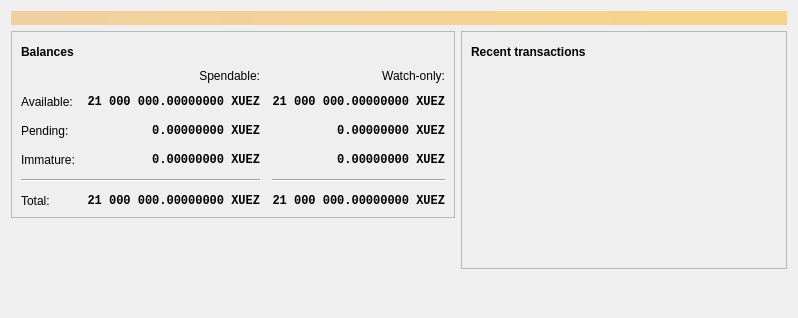
<?xml version="1.0" encoding="UTF-8"?>
<ui version="4.0">
 <class>OverviewPage</class>
 <widget class="QWidget" name="OverviewPage">
  <property name="geometry">
   <rect>
    <x>0</x>
    <y>0</y>
    <width>798</width>
    <height>318</height>
   </rect>
  </property>
  <property name="windowTitle">
   <string>Form</string>
  </property>
  <layout class="QVBoxLayout" name="topLayout">
   <item>
    <widget class="QLabel" name="labelAlerts">
     <property name="visible">
      <bool>false</bool>
     </property>
     <property name="styleSheet">
      <string notr="true">QLabel { background-color: qlineargradient(x1: 0, y1: 0, x2: 1, y2: 0, stop:0 #F0D0A0, stop:1 #F8D488); color:#000000; }</string>
     </property>
     <property name="wordWrap">
      <bool>true</bool>
     </property>
     <property name="margin">
      <number>3</number>
     </property>
     <property name="textInteractionFlags">
      <set>Qt::TextSelectableByMouse</set>
     </property>
    </widget>
   </item>
   <item>
    <layout class="QHBoxLayout" name="horizontalLayout" stretch="1,1">
     <item>
      <layout class="QVBoxLayout" name="verticalLayout_2">
       <item>
        <widget class="QFrame" name="frame">
         <property name="frameShape">
          <enum>QFrame::StyledPanel</enum>
         </property>
         <property name="frameShadow">
          <enum>QFrame::Raised</enum>
         </property>
         <layout class="QVBoxLayout" name="verticalLayout_4">
          <item>
           <layout class="QHBoxLayout" name="horizontalLayout_4">
            <item>
             <widget class="QLabel" name="label_5">
              <property name="font">
               <font>
                <weight>75</weight>
                <bold>true</bold>
               </font>
              </property>
              <property name="text">
               <string>Balances</string>
              </property>
             </widget>
            </item>
            <item>
             <widget class="QPushButton" name="labelWalletStatus">
              <property name="enabled">
               <bool>true</bool>
              </property>
              <property name="maximumSize">
               <size>
                <width>30</width>
                <height>16777215</height>
               </size>
              </property>
              <property name="toolTip">
               <string>The displayed information may be out of date. Your wallet automatically synchronizes with the XUEZ network after a connection is established, but this process has not completed yet.</string>
              </property>
              <property name="text">
               <string/>
              </property>
              <property name="icon">
               <iconset resource="../xuez.qrc">
                <normaloff>:/icons/warning</normaloff>
                <disabledoff>:/icons/warning</disabledoff>:/icons/warning</iconset>
              </property>
              <property name="iconSize">
               <size>
                <width>24</width>
                <height>24</height>
               </size>
              </property>
              <property name="flat">
               <bool>true</bool>
              </property>
             </widget>
            </item>
            <item>
             <spacer name="horizontalSpacer_3">
              <property name="orientation">
               <enum>Qt::Horizontal</enum>
              </property>
              <property name="sizeHint" stdset="0">
               <size>
                <width>40</width>
                <height>20</height>
               </size>
              </property>
             </spacer>
            </item>
           </layout>
          </item>
          <item>
           <layout class="QGridLayout" name="gridLayout">
            <property name="spacing">
             <number>12</number>
            </property>
            <item row="2" column="2">
             <widget class="QLabel" name="labelWatchPending">
              <property name="font">
               <font>
                <family>Monospace</family>
                <weight>75</weight>
                <bold>true</bold>
               </font>
              </property>
              <property name="cursor">
               <cursorShape>IBeamCursor</cursorShape>
              </property>
              <property name="toolTip">
               <string>Unconfirmed transactions to watch-only addresses</string>
              </property>
              <property name="text">
               <string notr="true">0.00000000 XUEZ</string>
              </property>
              <property name="alignment">
               <set>Qt::AlignRight|Qt::AlignTrailing|Qt::AlignVCenter</set>
              </property>
              <property name="textInteractionFlags">
               <set>Qt::LinksAccessibleByMouse|Qt::TextSelectableByKeyboard|Qt::TextSelectableByMouse</set>
              </property>
             </widget>
            </item>
            <item row="2" column="1">
             <widget class="QLabel" name="labelUnconfirmed">
              <property name="font">
               <font>
                <family>Monospace</family>
                <weight>75</weight>
                <bold>true</bold>
               </font>
              </property>
              <property name="cursor">
               <cursorShape>IBeamCursor</cursorShape>
              </property>
              <property name="toolTip">
               <string>Total of transactions that have yet to be confirmed, and do not yet count toward the spendable balance</string>
              </property>
              <property name="text">
               <string notr="true">0.00000000 XUEZ</string>
              </property>
              <property name="alignment">
               <set>Qt::AlignRight|Qt::AlignTrailing|Qt::AlignVCenter</set>
              </property>
              <property name="textInteractionFlags">
               <set>Qt::LinksAccessibleByMouse|Qt::TextSelectableByKeyboard|Qt::TextSelectableByMouse</set>
              </property>
             </widget>
            </item>
            <item row="3" column="2">
             <widget class="QLabel" name="labelWatchImmature">
              <property name="font">
               <font>
                <family>Monospace</family>
                <weight>75</weight>
                <bold>true</bold>
               </font>
              </property>
              <property name="cursor">
               <cursorShape>IBeamCursor</cursorShape>
              </property>
              <property name="toolTip">
               <string>Mined balance in watch-only addresses that has not yet matured</string>
              </property>
              <property name="text">
               <string notr="true">0.00000000 XUEZ</string>
              </property>
              <property name="alignment">
               <set>Qt::AlignRight|Qt::AlignTrailing|Qt::AlignVCenter</set>
              </property>
              <property name="textInteractionFlags">
               <set>Qt::LinksAccessibleByMouse|Qt::TextSelectableByKeyboard|Qt::TextSelectableByMouse</set>
              </property>
             </widget>
            </item>
            <item row="4" column="0" colspan="2">
             <widget class="Line" name="line">
              <property name="orientation">
               <enum>Qt::Horizontal</enum>
              </property>
             </widget>
            </item>
            <item row="4" column="2">
             <widget class="Line" name="lineWatchBalance">
              <property name="sizePolicy">
               <sizepolicy hsizetype="Preferred" vsizetype="Fixed">
                <horstretch>0</horstretch>
                <verstretch>0</verstretch>
               </sizepolicy>
              </property>
              <property name="minimumSize">
               <size>
                <width>140</width>
                <height>0</height>
               </size>
              </property>
              <property name="orientation">
               <enum>Qt::Horizontal</enum>
              </property>
             </widget>
            </item>
            <item row="5" column="0">
             <widget class="QLabel" name="labelTotalText">
              <property name="text">
               <string>Total:</string>
              </property>
             </widget>
            </item>
            <item row="3" column="1">
             <widget class="QLabel" name="labelImmature">
              <property name="font">
               <font>
                <family>Monospace</family>
                <weight>75</weight>
                <bold>true</bold>
               </font>
              </property>
              <property name="cursor">
               <cursorShape>IBeamCursor</cursorShape>
              </property>
              <property name="toolTip">
               <string>Mined balance that has not yet matured</string>
              </property>
              <property name="text">
               <string notr="true">0.00000000 XUEZ</string>
              </property>
              <property name="alignment">
               <set>Qt::AlignRight|Qt::AlignTrailing|Qt::AlignVCenter</set>
              </property>
              <property name="textInteractionFlags">
               <set>Qt::LinksAccessibleByMouse|Qt::TextSelectableByKeyboard|Qt::TextSelectableByMouse</set>
              </property>
             </widget>
            </item>
            <item row="2" column="3">
             <spacer name="horizontalSpacer_2">
              <property name="orientation">
               <enum>Qt::Horizontal</enum>
              </property>
              <property name="sizeHint" stdset="0">
               <size>
                <width>40</width>
                <height>20</height>
               </size>
              </property>
             </spacer>
            </item>
            <item row="3" column="0">
             <widget class="QLabel" name="labelImmatureText">
              <property name="text">
               <string>Immature:</string>
              </property>
             </widget>
            </item>
            <item row="5" column="1">
             <widget class="QLabel" name="labelTotal">
              <property name="font">
               <font>
                <family>Monospace</family>
                <weight>75</weight>
                <bold>true</bold>
               </font>
              </property>
              <property name="cursor">
               <cursorShape>IBeamCursor</cursorShape>
              </property>
              <property name="toolTip">
               <string>Your current total balance</string>
              </property>
              <property name="text">
               <string notr="true">21 000 000.00000000 XUEZ</string>
              </property>
              <property name="alignment">
               <set>Qt::AlignRight|Qt::AlignTrailing|Qt::AlignVCenter</set>
              </property>
              <property name="textInteractionFlags">
               <set>Qt::LinksAccessibleByMouse|Qt::TextSelectableByKeyboard|Qt::TextSelectableByMouse</set>
              </property>
             </widget>
            </item>
            <item row="5" column="2">
             <widget class="QLabel" name="labelWatchTotal">
              <property name="font">
               <font>
                <family>Monospace</family>
                <weight>75</weight>
                <bold>true</bold>
               </font>
              </property>
              <property name="cursor">
               <cursorShape>IBeamCursor</cursorShape>
              </property>
              <property name="toolTip">
               <string>Current total balance in watch-only addresses</string>
              </property>
              <property name="text">
               <string notr="true">21 000 000.00000000 XUEZ</string>
              </property>
              <property name="alignment">
               <set>Qt::AlignRight|Qt::AlignTrailing|Qt::AlignVCenter</set>
              </property>
              <property name="textInteractionFlags">
               <set>Qt::LinksAccessibleByMouse|Qt::TextSelectableByKeyboard|Qt::TextSelectableByMouse</set>
              </property>
             </widget>
            </item>
            <item row="0" column="2">
             <widget class="QLabel" name="labelWatchonly">
              <property name="text">
               <string>Watch-only:</string>
              </property>
              <property name="alignment">
               <set>Qt::AlignRight|Qt::AlignTrailing|Qt::AlignVCenter</set>
              </property>
             </widget>
            </item>
            <item row="1" column="0">
             <widget class="QLabel" name="labelBalanceText">
              <property name="text">
               <string>Available:</string>
              </property>
             </widget>
            </item>
            <item row="1" column="1">
             <widget class="QLabel" name="labelBalance">
              <property name="font">
               <font>
                <family>Monospace</family>
                <weight>75</weight>
                <bold>true</bold>
               </font>
              </property>
              <property name="cursor">
               <cursorShape>IBeamCursor</cursorShape>
              </property>
              <property name="toolTip">
               <string>Your current spendable balance</string>
              </property>
              <property name="text">
               <string notr="true">21 000 000.00000000 XUEZ</string>
              </property>
              <property name="alignment">
               <set>Qt::AlignRight|Qt::AlignTrailing|Qt::AlignVCenter</set>
              </property>
              <property name="textInteractionFlags">
               <set>Qt::LinksAccessibleByMouse|Qt::TextSelectableByKeyboard|Qt::TextSelectableByMouse</set>
              </property>
             </widget>
            </item>
            <item row="1" column="2">
             <widget class="QLabel" name="labelWatchAvailable">
              <property name="font">
               <font>
                <family>Monospace</family>
                <weight>75</weight>
                <bold>true</bold>
               </font>
              </property>
              <property name="cursor">
               <cursorShape>IBeamCursor</cursorShape>
              </property>
              <property name="toolTip">
               <string>Your current balance in watch-only addresses</string>
              </property>
              <property name="text">
               <string notr="true">21 000 000.00000000 XUEZ</string>
              </property>
              <property name="alignment">
               <set>Qt::AlignRight|Qt::AlignTrailing|Qt::AlignVCenter</set>
              </property>
              <property name="textInteractionFlags">
               <set>Qt::LinksAccessibleByMouse|Qt::TextSelectableByKeyboard|Qt::TextSelectableByMouse</set>
              </property>
             </widget>
            </item>
            <item row="2" column="0">
             <widget class="QLabel" name="labelPendingText">
              <property name="text">
               <string>Pending:</string>
              </property>
             </widget>
            </item>
            <item row="0" column="1">
             <widget class="QLabel" name="labelSpendable">
              <property name="text">
               <string>Spendable:</string>
              </property>
              <property name="alignment">
               <set>Qt::AlignRight|Qt::AlignTrailing|Qt::AlignVCenter</set>
              </property>
             </widget>
            </item>
           </layout>
          </item>
         </layout>
        </widget>
       </item>
       <item>
        <spacer name="verticalSpacer">
         <property name="orientation">
          <enum>Qt::Vertical</enum>
         </property>
         <property name="sizeHint" stdset="0">
          <size>
           <width>20</width>
           <height>40</height>
          </size>
         </property>
        </spacer>
       </item>
      </layout>
     </item>
     <item>
      <layout class="QVBoxLayout" name="verticalLayout_3">
       <item>
        <widget class="QFrame" name="frame_2">
         <property name="frameShape">
          <enum>QFrame::StyledPanel</enum>
         </property>
         <property name="frameShadow">
          <enum>QFrame::Raised</enum>
         </property>
         <layout class="QVBoxLayout" name="verticalLayout">
          <item>
           <layout class="QHBoxLayout" name="horizontalLayout_2">
            <item>
             <widget class="QLabel" name="label_4">
              <property name="font">
               <font>
                <weight>75</weight>
                <bold>true</bold>
               </font>
              </property>
              <property name="text">
               <string>Recent transactions</string>
              </property>
             </widget>
            </item>
            <item>
             <widget class="QPushButton" name="labelTransactionsStatus">
              <property name="enabled">
               <bool>true</bool>
              </property>
              <property name="maximumSize">
               <size>
                <width>30</width>
                <height>16777215</height>
               </size>
              </property>
              <property name="toolTip">
               <string>The displayed information may be out of date. Your wallet automatically synchronizes with the XUEZ network after a connection is established, but this process has not completed yet.</string>
              </property>
              <property name="text">
               <string/>
              </property>
              <property name="icon">
               <iconset resource="../xuez.qrc">
                <normaloff>:/icons/warning</normaloff>
                <disabledoff>:/icons/warning</disabledoff>:/icons/warning</iconset>
              </property>
              <property name="iconSize">
               <size>
                <width>24</width>
                <height>24</height>
               </size>
              </property>
              <property name="flat">
               <bool>true</bool>
              </property>
             </widget>
            </item>
            <item>
             <spacer name="horizontalSpacer">
              <property name="orientation">
               <enum>Qt::Horizontal</enum>
              </property>
              <property name="sizeHint" stdset="0">
               <size>
                <width>40</width>
                <height>20</height>
               </size>
              </property>
             </spacer>
            </item>
           </layout>
          </item>
          <item>
           <widget class="QListView" name="listTransactions">
            <property name="styleSheet">
             <string notr="true">QListView { background: transparent; }</string>
            </property>
            <property name="frameShape">
             <enum>QFrame::NoFrame</enum>
            </property>
            <property name="verticalScrollBarPolicy">
             <enum>Qt::ScrollBarAlwaysOff</enum>
            </property>
            <property name="horizontalScrollBarPolicy">
             <enum>Qt::ScrollBarAlwaysOff</enum>
            </property>
            <property name="selectionMode">
             <enum>QAbstractItemView::NoSelection</enum>
            </property>
           </widget>
          </item>
         </layout>
        </widget>
       </item>
       <item>
        <spacer name="verticalSpacer_2">
         <property name="orientation">
          <enum>Qt::Vertical</enum>
         </property>
         <property name="sizeHint" stdset="0">
          <size>
           <width>20</width>
           <height>40</height>
          </size>
         </property>
        </spacer>
       </item>
      </layout>
     </item>
    </layout>
   </item>
  </layout>
 </widget>
 <resources/>
 <connections/>
</ui>
